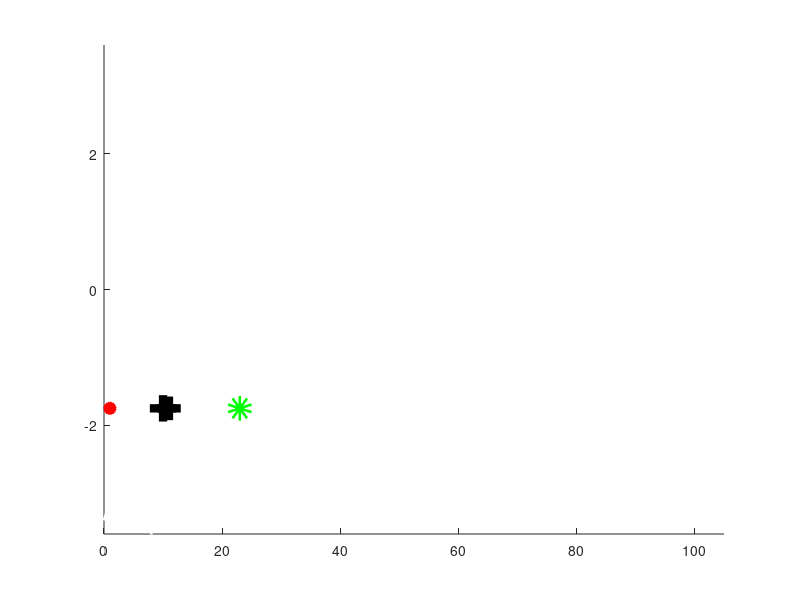

Source code (MATLAB): (Note: this script raises an error after producing the figure.)
%%
clc
clear
close all
%只是演示，实际应用中不用画图
%加入更改障碍物矩阵，
%在准备超车阶段，车辆应该是加速的，然而势场法是相反的，那时候受到的势场力抵消很多，变得不是很大。
%----------------------------------------------初始化设置（都是可以更改的）----------------------------------------------%
start=[1 -1.75 0 0];%起点
goal=[23 -1.75];%目标点
x=start(1,1);
y=start(1,2);
s=0.01;%小车步长
reptiao_x=5;
reptiao_y=1;
% [I map alpha]=imread('icon.png');%
% 
% markersize=[5 1];
% 
% h=image(I);
% set(h,'AlphaData',alpha);
%-----------------------------障碍物的运动
obs_1=[50 -1 -0.05 0;
      20 -2.5 0.35 -0.00001;
      25 1 0.05 -0.02];%前两个是障碍物位置，后两个分别是x y上的位移
  obs_1=[10 -1.75 0 0;];%前两个是障碍物位置，后两个分别是x y上的位移
  %% 
  
%-------------------------------------------------画图-------------------------------------------------%
hold on
%--------------------------------------------------路
ry=3.5;
%%%%%%%%%%%%%%%%%%%%%%%%%%%%%%%%%%
% road_1 = [0,100,100,0];   % 逆时针遍历每个点的x值
% road_2= [-3.5,-3.5,3.5,3.5];   % 逆时针遍历每个点的y值（道路）
% grass_1 = [0,100,100,0];   % 逆时针遍历每个点的x值
% grass_2= [3.5,3.5,20,20];   % 逆时针遍历每个点的y值（道路）
% grass_3 = [0,100,100,0];   % 逆时针遍历每个点的x值
% grass_4= [-3.5,-3.5,-20,-20];   % 逆时针遍历每个点的y值（道路）
% fill(road_1,road_2,[0.16 0.14 0.25]);   % 填充函数
%%%%%%%%%%%%%%%%%%%%%%%%%%%%%%%%%%
%%
% road_1 = [0,25,25,0];   % 逆时针遍历每个点的x值
% road_2= [-3.5,-3.5,3.5,3.5];   % 逆时针遍历每个点的y值（道路）
% grass_1 = [0,25,25,0];   % 逆时针遍历每个点的x值
% grass_2= [3.5,3.5,25,25];   % 逆时针遍历每个点的y值（道路）
% grass_3 = [0,25,25,0];   % 逆时针遍历每个点的x值
% grass_4= [-3.5,-3.5,-25,-25];   % 逆时针遍历每个点的y值（道路）
% % fill(road_1,road_2,[0.16 0.14 0.25]);   % 填充函数
% fill(road_1,road_2,[1 1 1]);
%%
%%%%%%%%%%%%%%%%%%%%%%%%%%%%%%%%%%
% fill(grass_1,grass_2,[0.35 0.6627 0.352941176]);
% % fill(grass_3,grass_4,[0.42 0.7 0.14]);
% fill(grass_3,grass_4,[0.35 0.6627 0.352941176]);
%%
len_line=25;
% plot([0, len_line],[0, 0], 'y--', 'linewidth',2);  %分界线
plot([0, len_line],[-10, 10], 'w', 'linewidth',2);  %分界线
plot([0, len_line],[-3.4,3.4 ], 'w', 'linewidth',2);  %分界线
% xlim([-10 10]);
% ylim([0 25]);

%%
%------------------------------------------------障碍物
D=plot(obs_1(:,1),obs_1(:,2),'ks','LineWidth',13);
DD=plot(obs_1(:,1)+1,obs_1(:,2),'ks','LineWidth',11);%两个障碍物和一起作为长方形障碍物的，没有实际意义

% axis equal
%% 
plot(goal(1),goal(2),'go','LineWidth',12)            %先画目标点图
plot(start(1,1),start(1,2),'r*','LineWidth',8)            %画起点图，只是出图要用
% xlim([-10 10]);
% ylim([0 25]);

axis([0 105 -3.6 3.6]) ;              %定义坐标轴
%-------------------------------------------------动图
count=0;
count1=0;
%%

new=[0 1];
last=[0 0];

%%
while sqrt((goal(1)-x)^2 + (goal(2)-y)^2)>1 %之所以是1因为函数gravitation输出值平凡根和不会超过1
    %---------------------自身的运动
   [gra_x, gra_y] = gravitation(x,y,goal(1),goal(2));%最大一百，可以改成恒值。定义一个求偏导数的函数gravitation
   [roadrep_y]= roadrepulsionnew(y, ry);
   rep_x=0;
   rep_y=0;
   for i=1:size(obs_1,1)
   obs_1(i,1)=obs_1(i,1)+obs_1(i,3);%更新移动障碍物的运动轨迹
   obs_1(i,2)=obs_1(i,2)+obs_1(i,4);
   [rep_xx, rep_yy] = repulsion(x,y,obs_1(i,1),obs_1(i,2));%定义一个求偏导数的函数repulsion
   rep_x=rep_x+rep_xx;
   rep_y=rep_y+rep_yy;
   end
   sx=gra_x+rep_x*reptiao_x;          %x轴上的分力
   sy=gra_y+rep_y*reptiao_y+roadrep_y;%y轴上的分力
   
   count=count+1;
%    count_1(1,count)=gra_y;
%    count_1(2,count)=roadrep_y;%查看里面输出情况时用
   
   xita=abs(atan(sy/sx));%合力与笛卡尔坐标之间的夹角;同时去掉cos(xita)的正负号，全部用gravitation函数输出的正负值即可。
   sx_1=sign(sx);%提取正负号
   sy_2=sign(sy);
   
   %------准备设置动力学约束
   
   
   sx=s*cos(xita)*sx;%步长在x轴上的位移
   sy=s*sin(xita)*sy;%步长在y轴上的位移
   
   
   
   %-------设置未完成，回头再弄
   x=x+sx;
   y=y+sy;
   
%    x_low = x - markersize(1)/2; %//Left edge of marker
% 
%    x_high = x + markersize(1)/2;%//Right edge of marker
% 
%    y_low = y - markersize(2)/2; %//Bottom edge of marker
% 
%    y_high = y + markersize(2)/2;%//Top edge of marker
%   
%    
%    imagesc([x_low x_high], [y_low y_high],I)
   
   
   %---------------------障碍物的运动
   
   last=new;
   new=[x y];
   last1(count,:)=last;
   new1(count,:)=new;
   sqrt((new(1,1)-last(1,1))^2+(new(1,2)-last(1,2))^2);
   
   %---------------局部极小值解决方法
   if sqrt((new(1,1)-last(1,1))^2+(new(1,2)-last(1,2))^2)<0.005%距离很小判定
     goalv=[10 1.75];%虚拟目标点设置，
%      break
     while y<-0.75
     [grav_x, grav_y] = gravitation(x,y,goalv(1),goalv(2));%最大一百，可以改成恒值。定义一个求偏导数的函数gravitation
     [gra_x, gra_y] = gravitation(x,y,goal(1),goal(2));
   [roadrep_y]= roadrepulsionnew(y, ry);
   rep_x=0;
   rep_y=0;
   for i=1:size(obs_1,1)
   obs_1(i,1)=obs_1(i,1)+obs_1(i,3);%更新移动障碍物的运动轨迹
   obs_1(i,2)=obs_1(i,2)+obs_1(i,4);
   [rep_xx, rep_yy] = repulsion(x,y,obs_1(i,1),obs_1(i,2));%定义一个求偏导数的函数repulsion
   rep_x=rep_x+rep_xx;
   rep_y=rep_y+rep_yy;
   end
   sx=gra_x+rep_x*reptiao_x+grav_x;          %x轴上的分力
   sy=gra_y+rep_y*reptiao_y+roadrep_y+grav_y;%y轴上的分力
   xita=abs(atan(sy/sx));%合力与笛卡尔坐标之间的夹角;同时去掉cos(xita)的正负号，全部用gravitation函数输出的正负值即可。
   sx_1=sign(sx);%提取正负号
   sy_2=sign(sy);
   
   sx=s*cos(xita)*sx;%步长在x轴上的位移
   sy=s*sin(xita)*sy;%步长在y轴上的位移
   
   x=x+sx;
   y=y+sy;
   Ex(count,1)=x;
   Ey(count,1)=y;
%    if sx==0%力大小判定
       zidong=1
%        break
plot(x,y,'b.')%自身运动
   axis image
%    axis equal
   set(D,'XData',obs_1(:,1),'YData',obs_1(:,2),'MarkerSize',5)%障碍物们的运动
   set(gcf,'unit','normalized','position',[0.2,0.2,0.64,0.32]);%图窗口大小
   set (gca,'position',[[0.1,0.1,0.8,0.8] ] );%图像大小
   drawnow
   pause(0.002);
     end

   end
   
   Ex(count,1)=x;
   Ey(count,1)=y;
   
   
   
%    if count>100
%        break
%    end    %当时为了极小值点用的
       
   plot(x,y,'r.')%自身运动
   axis image
%    axis equal
   set(D,'XData',obs_1(:,1),'YData',obs_1(:,2),'MarkerSize',5)%障碍物们的运动
   set(gcf,'unit','normalized','position',[0.2,0.2,0.64,0.32]);%图窗口大小
   set (gca,'position',[[0.1,0.1,0.8,0.8] ] );%图像大小
   drawnow
   pause(0.002);
   
end